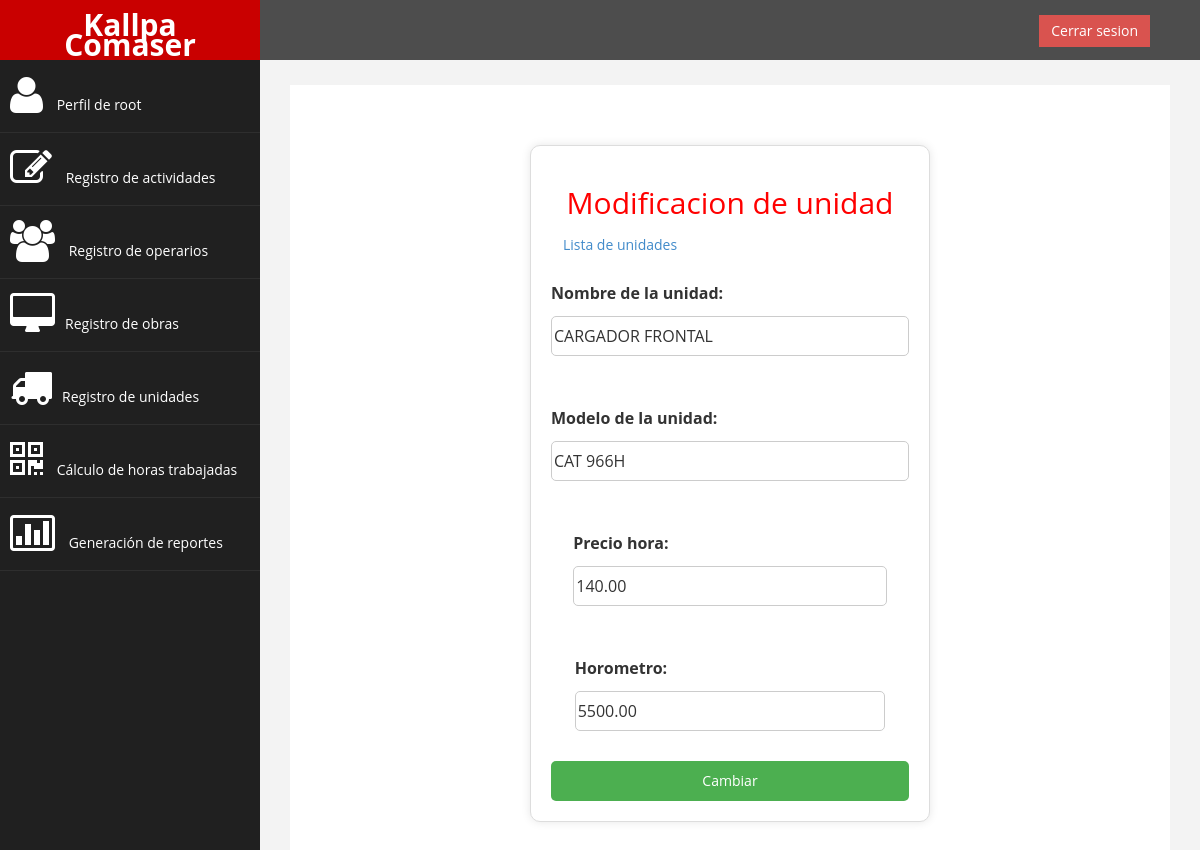
/modificar_unidad/CF-KC-01/ (signed in), run on the app's committed database.
### sistemaLogeo/models.py (models this page shows, shortened)
class UNIDAD(models.Model):
    CodUni = models.CharField(max_length=60, primary_key=True)
    NomUni = models.CharField(max_length=60)
    ModUni = models.CharField(max_length=60)
    PreHor = models.DecimalField(max_digits=10, decimal_places=2)
    HorUni = models.DecimalField(max_digits=10, decimal_places=2)

### sistemaLogeo/views.py (the view)
# urls.py: path('modificar_unidad/<str:unidad_CodUni>/', modificar_unidad, name='modificar_unidad'),
@login_required
@user_passes_test(permisoElevados, login_url='/')
def modificar_unidad(request, unidad_CodUni):
    unidad = get_object_or_404(UNIDAD, CodUni=unidad_CodUni)
    if request.method == 'POST':
        form = cambioUnidad(request.POST, instance=unidad)
        if form.is_valid():
            messages.success(request, 'Se modifico correctamente')
            form.save()
            return redirect('listar_unidades')
    else:
        form = cambioUnidad(instance=unidad)
    return render(request, 'unidades/modificar_unidad.html', {'form': form, 'unidad': unidad})

### sistemaLogeo/forms.py
class cambioUnidad(forms.ModelForm):
    NomUni = forms.CharField(max_length=60,label='Nombre de la unidad')
    ModUni = forms.CharField(max_length=60,label='Modelo de la unidad')
    PreHor = forms.DecimalField(max_digits=10, decimal_places=2,label='Precio hora', min_value=0)
    HorUni = forms.DecimalField(max_digits=10, decimal_places=2,label='Horometro', min_value=0)
    class Meta:
        model = UNIDAD
        fields = ['NomUni', 'ModUni', 'PreHor', 'HorUni']

### sistemaLogeo/views.py (called while the page is built)
def permisoElevados(user):
    return user.is_staff or user.is_superuser

### sistemaLogeo/templates/unidades/modificar_unidad.html (shortened to what this page needs)
{% extends "base.html" %}
{% block nuevo %}
{% load static %}
<link rel="stylesheet" type="text/css" href="{% static 'css/form.css' %}">
{% endblock %}
{% block content %}
<div class="container" style="width: 400px;">
    <h2 class="text-center">Modificacion de unidad</h2>
    <a href="{% url 'listar_unidades'%}" class="btn square-btn-adjust">Lista de unidades</a>
    <form method="post">
        {{ form.as_p }}
        <button id="funcionamiento" type="submit">Cambiar</button>
    </form>
</div>
{% endblock %}

### sistemaLogeo/templates/base.html (shortened to what this page needs)
{% load static %}
<!DOCTYPE html>
<html lang="es">
<head>
    <link rel="stylesheet" type="text/css" href="{% static 'css/bootstrap.css' %}">
    <link rel="stylesheet" type="text/css" href="{% static 'css/custom.css' %}">
    <link rel="stylesheet" type="text/css" href="{% static 'css/font-awesome.css' %}">
    {% block nuevo %}{% endblock %}
</head>
<body>
    <div id="wrapper">
        <nav class="navbar navbar-default navbar-cls-top " role="navigation" style="margin-bottom: 0">
            <div class="navbar-header">
                <a class="navbar-brand" href="{% url 'index'%}">Kallpa Comaser</a>
            </div>
            <div style="color: white; padding: 15px 50px 5px 50px; float: right; font-size: 16px;">
                {% if user.is_authenticated %}
                <a href="{% url 'logout'%}" class="btn btn-danger square-btn-adjust">Cerrar sesion</a>
                {% else %}
                <a href="{% url 'login'%}" class="btn btn-danger square-btn-adjust">Iniciar sesion</a>
                {% endif %}
            </div>
        </nav>
        <nav class="navbar-default navbar-side" role="navigation">
            <div class="sidebar-collapse">
                <ul class="nav" id="main-menu">
                    {% if user.is_authenticated %}
                    <li>
                        <a href="{% url 'index'%}"><i class="fa fa-user fa-3x"></i> Perfil de {{ user.username }}</a>
                    </li>
                    <li>
                        <a href="{% url 'listar_registros'%}"><i class="fa fa-edit fa-3x"></i> Registro de actividades
                        </a>
                    </li>
                    {% if user.is_superuser or user.is_staff %}
                    <li>
                        <a href="{% url 'listar_usuarios'%}"><i class="fa fa-users fa-3x"></i> Registro de operarios</a>
                    </li>
                    <li>
                        <a href="{% url 'listar_obras'%}"><i class="fa fa-desktop fa-3x"></i>Registro de obras </a>
                    </li>
                    <li>
                        <a href="{% url 'listar_unidades'%}"><i class="fa fa-truck fa-3x"></i>Registro de unidades </a>
                    </li>
                    <li>
                        <a href="{% url 'calculo_horas'%}"><i class="fa fa-qrcode fa-3x"></i> Cálculo de horas
                            trabajadas</a>
                    </li>
                    <li>
                        <a href="{% url 'reportes_detallados' %}"><i class="fa fa-bar-chart-o fa-3x"></i> Generación de
                            reportes</a>
                    </li>
                    {% endif %}
                    {% endif %}
                </ul>
            </div>
        </nav>
        <div id="page-wrapper">
                <div id="page-inner">
                    {% block content %}{% endblock %}
                </div>
            </div>
        </div>
</body>
</html>

### sistemaLogeo/static/css/custom.css (style rules this page uses)
body { font-family: 'Open Sans', sans-serif; }
#wrapper { width: 100%; background: #202020; }
#page-wrapper { padding: 15px 15px; min-height: 600px; background: #F3F3F3; }
#page-inner { width: 100%; margin: 10px 20px 10px 0px; background-color: #fff !important; padding: 10px; min-height: 1200px; }
.text-center { text-align: center; }
h2 { color: #f00; }
.square-btn-adjust { border: 0px solid transparent; -webkit-border-radius: 0px; -moz-border-radius: 0px; border-radius: 0px; }
p { font-size: 16px; line-height: 25px; padding-top: 20px; }
.navbar-cls-top .navbar-brand { color: #fff; background: #C90000; width: 260px; text-align: center; height: 60px; font-size: 30px; font-weight: 700; }
.sidebar-collapse, .sidebar-collapse .nav { background: none; }
.sidebar-collapse .nav { padding: 0; }
.sidebar-collapse .nav>li>a { color: #fff; background: #202020; text-shadow: none; }
.sidebar-collapse>.nav>li>a { padding: 15px 10px; }
.sidebar-collapse>.nav>li { border-bottom: 1px solid rgba(107, 108, 109, 0.19); }
.navbar-side { border: none; background-color: #202020; }
.navbar-cls-top { background: #4D4D4D; border-bottom: none; }
.navbar-default { border: 0px solid black; }
.navbar-header { background: #A70303; }
.nav>li>a>i { margin-right: 10px; }
@media (min-width:768px) { #page-wrapper { margin: 0 0 0 260px; padding: 15px 30px; min-height: 1200px; } }
@media (min-width:768px) { .navbar-side { z-index: 1; position: absolute; width: 260px; } }
@media (min-width:768px) { .navbar { border-radius: 0px; } }

### sistemaLogeo/static/css/form.css (style rules this page uses)
.container { width: 350px; background-color: #fff; padding: 20px; border: 1px solid #ddd; border-radius: 10px; box-shadow: 0 0 10px rgba(0, 0, 0, 0.1); margin: 50px auto; }
form { display: flex; flex-direction: column; align-items: center; }
label { margin-bottom: 10px; }
input[type="text"], input[type="password"], input[type="email"], input[type="number"], input[type="date"], select { width: 100%; height: 40px; margin-bottom: 20px; border: 1px solid #ccc; border-radius: 5px; }
#funcionamiento { width: 100%; height: 40px; background-color: #4CAF50; color: #fff; border: none; border-radius: 5px; cursor: pointer; }

### data on the page
UNIDAD: NomUni "CARGADOR FRONTAL", ModUni "CAT 966H", PreHor "140.00", HorUni "5500.00"

### other printed values
{{ user.username }} "root"
